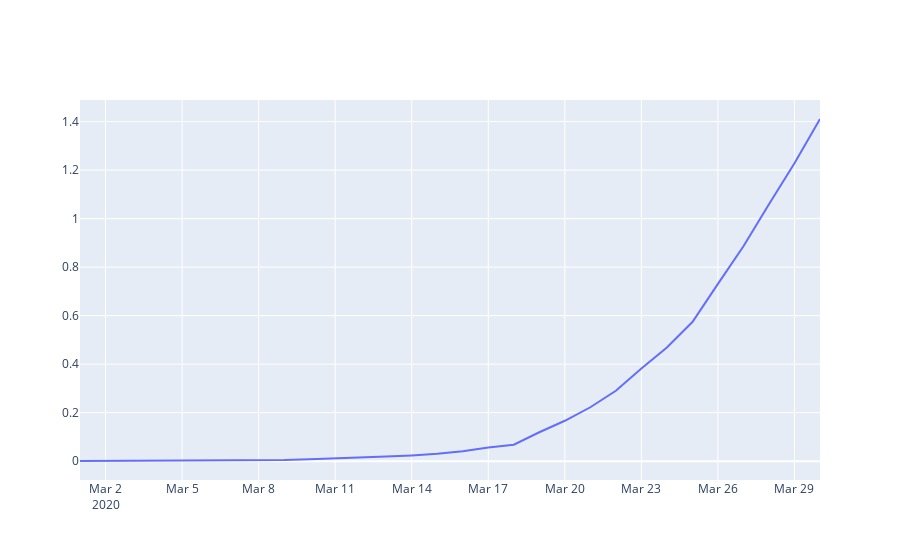

Source (notebook cell):
### Code cell
yeet = go.Figure()

yeet.add_trace(go.Scatter(x = fuck_p['Dates'], y = fuck_p['US'], mode = 'lines', connectgaps = True))
